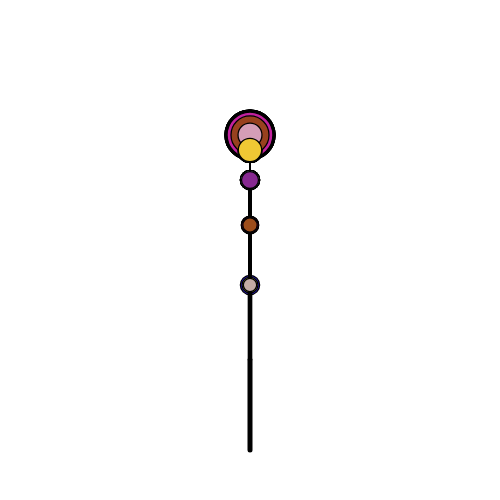
Frame 1 (no input)
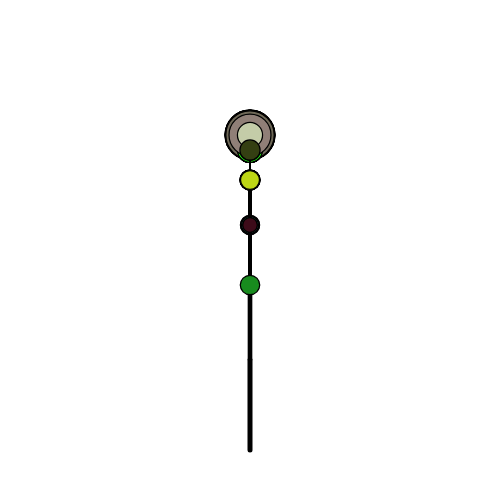
Frame 60 (no input)
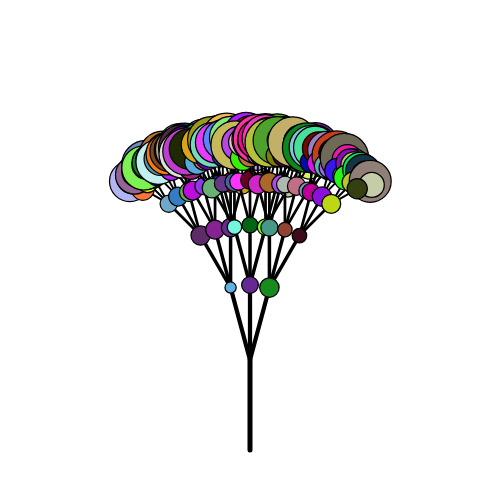
Frame 120 (the mouse pressed at the canvas centre since frame 60)

The p5.js sketch that drew these frames (run headless with seeded random() and noise() and a simulated clock; from frame 60 on, the mouse is pressed at the canvas centre):

// p5.js sketch
// ── sketch.js
// The Ballon Tree
// Jillian
// 2023.12.04
// A program that can draw simple trees with colorful leaves

let scale = 15;
let leafDepth = 5;
let randomValue;

function setup() {
  createCanvas(500, 500);
  background(255);
  randomValue = random(0, 100);
}

function draw() {
  background(255);
  drawTree(width / 2, height * 0.9, 90, 6);
  randomSeed(randomValue);
}

function drawLine(x1, y1, x2, y2, depth) {
  // Varied Branch Thickness
  let weight = map(depth, 0, 6, 0.5, 5);
  strokeWeight(weight);
  // draw a line segment connecting (x1,y1) to (x2,y2)
  line(x1, y1, x2, y2);
}

function drawTree(x1, y1, angle, depth) {
  if (depth > 0) {
    let x2 = x1 + cos(radians(angle)) * depth * scale; // calculate endpoints of the current branch
    let y2 = y1 - sin(radians(angle)) * depth * scale; // using trig ratios. Get shorter based on depth
    drawLine(x1, y1, x2, y2, depth);
    // Interactive Angles
    let angleChange = map(mouseX, 0, width, 0, 30);
    // for a 3-branch tree:
    drawTree(x2, y2, angle + angleChange, depth - 1);
    drawTree(x2, y2, angle, depth - 1);
    drawTree(x2, y2, angle - angleChange, depth - 1);
    if (depth <= leafDepth) {
      drawLeaf(x2, y2, depth);
    }
  }
}

function drawLeaf(x, y, depth) {
  // Random leaf color
  fill(random(255), random(255), random(255));
  // Random Leaf size based on depth
  let leafSize = random(20, 50 / depth);
  circle(x, y, leafSize);
}

// User choose leaf depth
function keyTyped() {
  if (key === "z" && leafDepth > 0) {
    leafDepth -= 1;
  } 
  else if (key === "x" && leafDepth < 6) {
    leafDepth += 1;
  }
}
